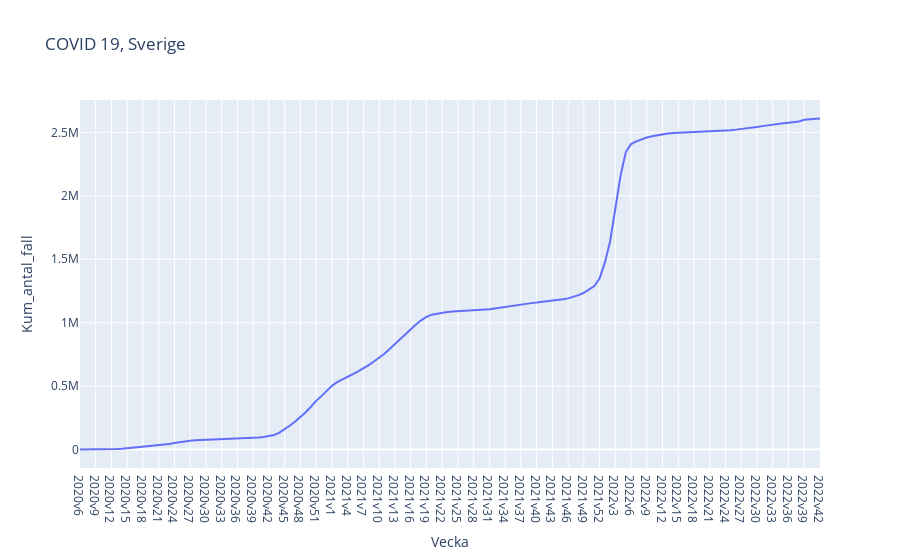

Notebook cell for this chart:
### Code cell
fig_total = px.line(covid_data_weekly, x = "Vecka", y = "Kum_antal_fall", title = "COVID 19, Sverige")
fig_total.show()
fig_total.write_html("./Visualizations/Plotly/total_number_cases")

### Figure 1 — Plotly figure (JSON) as saved in the notebook; plotly's stock layout.template omitted (floating-point values rounded to 4 significant figures; data arrays with more than 128 entries replaced by an {"elided": "..."} marker saying what was removed)
{"data": [{"hovertemplate": "Vecka=%{x}<br>Kum_antal_fall=%{y}<extra></extra>", "legendgroup": "", "line": {"color": "#636efa", "dash": "solid"}, "marker": {"symbol": "circle"}, "mode": "lines", "name": "", "orientation": "v", "showlegend": false, "type": "scatter", "x": {"elided": "142 str values"}, "xaxis": "x", "y": {"elided": "142 int values"}, "yaxis": "y"}], "layout": {"legend": {"tracegroupgap": 0}, "title": {"text": "COVID 19, Sverige"}, "xaxis": {"anchor": "y", "domain": [0, 1], "title": {"text": "Vecka"}}, "yaxis": {"anchor": "x", "domain": [0, 1], "title": {"text": "Kum_antal_fall"}}}}
